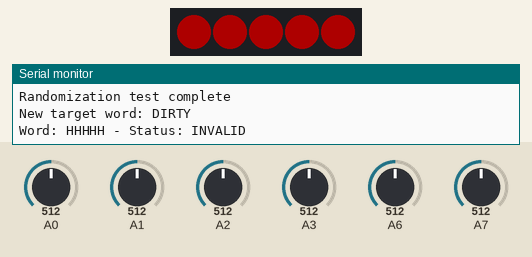
This sketch was run on a simulated Arduino Nano, built with avr-gcc and run on an emulated ATmega328P. Parts: 5 RGB LEDs in strip order, left to right, the last lines printed to the serial monitor. Inputs (shaded band) come from the test bench; at power-on: A6 = 512, A0 = 512, A1 = 512, A2 = 512, A3 = 512, A7 = 512. Dim RGB values are drawn brighter than linear; random numbers use the default seed unless the sketch sets one; EEPROM starts erased.

Above: at 2.9 s.
3.0 s: A6 set to 716
At 4.2 s:
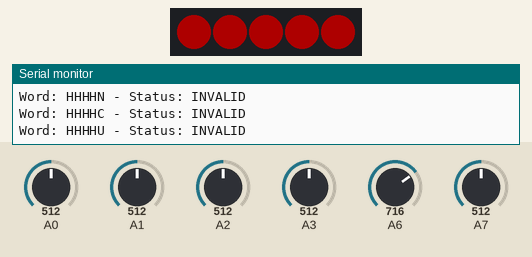
4.5 s: A0 set to 23
6.0 s: A0 set to 19
At 7.2 s:
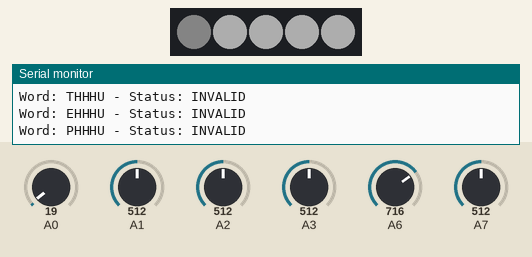
7.5 s: A1 set to 15
At 8.2 s:
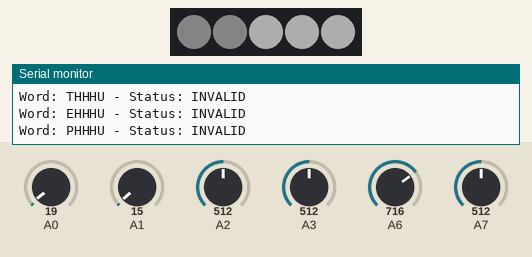
9.0 s: A2 set to 15
At 9.5 s:
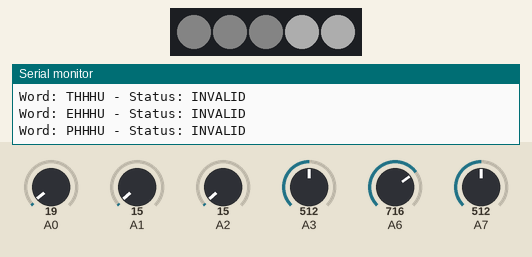
10.5 s: A3 set to 15
At 11.8 s:
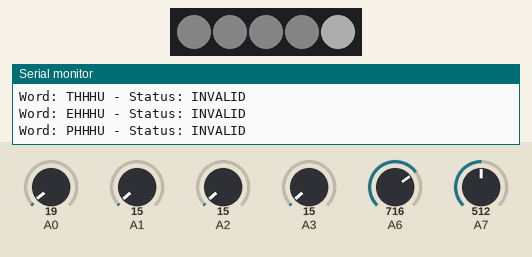
Timing chart, 0 to 13.0 s (numbered marks = the images above; inputs shaded):
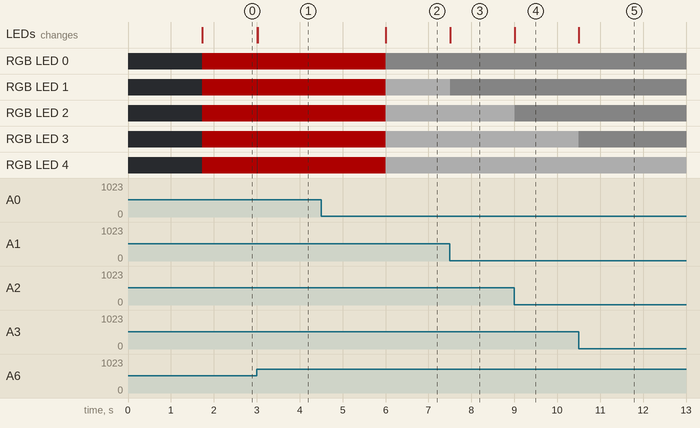

The sketch:

arduino_sketch.ino
```cpp
#include <avr/power.h>

// The Nano has a 16 MHz crystal. Divide it by two before the Arduino runtime
// initializes so timers, serial, and FastLED all operate at the 8 MHz
// frequency supplied to the compiler by upload.sh/Makefile.
#if F_CPU != 8000000L
#error "Phyrdle must be compiled with F_CPU=8000000L"
#endif

void initClockPrescaler() __attribute__((naked, section(".init3"), used));
void initClockPrescaler() {
  clock_prescale_set(clock_div_2);
}

#if defined(PHYRDLE_RESISTOR_DIAGNOSTIC) && PHYRDLE_RESISTOR_DIAGNOSTIC
#include "resistor_diagnostic.h"
#else

#include "dictionary.h" // Include our new dictionary header
#include "letter_identify.h"

// LED strip selection:
//   false = 3-pin WS2812B strip on THREE_PIN_LED_DATA_PIN
//   true  = 4-pin APA102/DotStar-style strip with DI/CI pins below
#define USE_FOUR_PIN_LED_STRIP true
#define THREE_PIN_LED_DATA_PIN 2
#define FOUR_PIN_LED_DATA_PIN 11  // DI
#define FOUR_PIN_LED_CLOCK_PIN 13 // CI

#include "lighting.h" // Include the lighting header
#include "logging.h"
#include "rng_seed.h"
#include "slot.h"
#include <FastLED.h>

#define CHECK_INTERVAL 5 // milliseconds between input scans
#define WIN_ANIMATION_INTERVAL 100 // preserve the current rainbow speed
#define SLOT_COUNT 5
#define WIN_TIMEOUT 8000  // 8 seconds in milliseconds
#define LOG_INTERVAL 1000 // 1 second in milliseconds
#define ENABLE_RUNTIME_DIAGNOSTICS false

// Forward declaration of global variables
extern Dictionary dictionary;
extern Slot slots[];

// Variables to track win state
bool gameWon = false;
unsigned long winTimestamp = 0;
unsigned long lastLogTimestamp = 0; // For controlling log frequency
String lastReportedWord = "";       // Avoid repeatedly logging an unchanged word

class Word {
private:
  Slot *slots;
  int slotCount;
  String word;

public:
  enum WordStatus {
    INCOMPLETE, // One or more slots are empty
    INVALID,    // All slots have letters but the word is not in the dictionary
    VALID       // All slots have letters and the word is in the dictionary
  };

  WordStatus status;

  // Constructor
  Word(Slot *s, int count) {
    slots = s;
    slotCount = count;
    updateWord();
  }

  // Update the word based on current slot letters
  void updateWord() {
    word = "";
    bool hasEmptySlot = false;

    // Concatenate letters from all slots
    for (int i = 0; i < slotCount; i++) {
      if (slots[i].letter == "") {
        hasEmptySlot = true;
      } else {
        word += slots[i].letter;
      }
    }

    // Determine word status
    if (hasEmptySlot) {
      status = INCOMPLETE;
    } else if (word.length() == slotCount && dictionary.isValid(word)) {
      status = VALID;
    } else {
      status = INVALID;
    }
  }

  // Get the current word
  String getWord() { return word; }
};

class Result {
private:
  Word *wordPtr;
  String targetWord;
  Slot *slots;

public:
  // Constructor
  Result(Word *w, String target, Slot *s) {
    wordPtr = w;
    targetWord = target;
    slots = s;
    evaluateWord();
  }

  // Evaluate the word and update slot states
  void evaluateWord() {
    // Handle based on word status
    switch (wordPtr->status) {
    case Word::INCOMPLETE:
      // For incomplete words, keep slots as EMPTY or FULL
      // This is already handled by the Slot::readLetter() method
      break;

    case Word::INVALID:
      // For invalid words, mark all slots as INVALID
      for (int i = 0; i < SLOT_COUNT; i++) {
        slots[i].state = INVALID;
      }
      break;

    case Word::VALID:
      // For valid words, evaluate each letter against the target word
      evaluateLetters();
      break;
    }
  }

  // Evaluate each letter against the target word
  void evaluateLetters() {
    String currentWord = wordPtr->getWord();

    // First pass: mark correct letters
    for (int i = 0; i < SLOT_COUNT; i++) {
      if (i < currentWord.length() && i < targetWord.length()) {
        if (currentWord[i] == targetWord[i]) {
          slots[i].state = CORRECT;
        }
      }
    }

    // Second pass: mark misplaced and absent letters
    for (int i = 0; i < SLOT_COUNT; i++) {
      // Skip already marked correct letters
      if (slots[i].state == CORRECT)
        continue;

      if (i < currentWord.length()) {
        // Check if the letter exists elsewhere in the target word
        bool found = false;
        for (int j = 0; j < targetWord.length(); j++) {
          if (currentWord[i] == targetWord[j] && j != i) {
            found = true;
            break;
          }
        }

        if (found) {
          slots[i].state = MISPLACED;
        } else {
          slots[i].state = ABSENT;
        }
      }
    }

    // Check if all letters are correct (win condition)
    bool allCorrect = true;
    for (int i = 0; i < SLOT_COUNT; i++) {
      if (slots[i].state != CORRECT) {
        allCorrect = false;
        break;
      }
    }

    if (allCorrect) {
      // Set all slots to WIN state
      for (int i = 0; i < SLOT_COUNT; i++) {
        slots[i].state = WIN;
      }
    }
  }
};

class Board {
public:
  // Constructor
  Board() {
    // Nothing to initialize here
  }

  // Light up the slots based on their current state
  void light(Slot slots[], int slotCount) {
    // Use the updateSlotLEDs function from lighting.h
    updateSlotLEDs(slots, slotCount);
  }
};

// Global variables
Dictionary dictionary; // initialize a global dictionary
Board board;
String targetWord;
Slot slot1(A0); // Using analog pin A0
Slot slot2(A1); // Using analog pin A1
Slot slot3(A2); // Using analog pin A2
Slot slot4(A3); // Using analog pin A3
Slot slot5(A6); // Using analog pin A6
Slot slots[SLOT_COUNT] = {slot1, slot2, slot3, slot4, slot5};

// Function to test randomization by printing multiple random words
void testRandomization() {
  Serial.println("Testing randomization - printing 10 random words:");

  for (int i = 0; i < 10; i++) {
    // Get a random word
    String word = dictionary.randomWord();

    // Print the word
    Serial.print(i + 1);
    Serial.print(": ");
    Serial.println(word);

    // Small delay
    delay(50);
  }

  Serial.println("Randomization test complete");
}

void setup() {
  analogReference(DEFAULT);

  // Initialize serial communication
  Serial.begin(9600);

  // Wait a moment for the serial connection to establish
  delay(1000);

  // Initialize timestamp for logging
  lastLogTimestamp = millis();

  // Print a test message
  Serial.println("Phyrdle starting up...");
  Serial.print("Hardware profile: ");
  Serial.println(HARDWARE_PROFILE_NAME);
  Serial.println("Serial monitor test - if you can see this, serial "
                 "communication is working!");

  // Seed once per boot. Later games draw the next word from this sequence.
  seedRandomOnce();

  // Test randomization
  testRandomization();

  // Initialize the game with a random word
  resetGame();

  // Initialize the LED lighting
  setupLighting();
}

void loop() {
  // Current time
  unsigned long currentTime = millis();

  // Check if we're in a win state and if the timeout has elapsed
  if (gameWon && (currentTime - winTimestamp >= WIN_TIMEOUT)) {
    // Reset the game after win timeout
    resetGame();
    Serial.println("Game reset with new word after win!");
  }

  // If game is won, update with rainbow animation and skip the rest of the loop
  if (gameWon) {
    // Use the rainbow animation instead of the regular LED update
    updateRainbowAnimation();
    delay(WIN_ANIMATION_INTERVAL);
    return;
  }

  // Read the state of each slot and identify letters
  for (int i = 0; i < SLOT_COUNT; i++) {
    slots[i].readLetter();
  }

  // Check if all slots have letters (potential word to check)
  bool allSlotsHaveLetters = true;
  for (int i = 0; i < SLOT_COUNT; i++) {
    // A slot's state is also used for Wordle result colors. Its accepted
    // letter is the single source of truth for physical occupancy.
    if (slots[i].letter.length() == 0) {
      allSlotsHaveLetters = false;
      break;
    }
  }

  // If all slots have letters, check the word
  if (allSlotsHaveLetters) {
    check_word();
  } else {
    lastReportedWord = "";
    // Otherwise, just update LEDs based on current slot states
    board.light(slots, SLOT_COUNT);
  }

  // Log only once per second
  if (ENABLE_RUNTIME_DIAGNOSTICS &&
      currentTime - lastLogTimestamp >= LOG_INTERVAL) {
    // Print target word
    Serial.print("Target word: ");
    Serial.println(targetWord);

    // Use the logging function to print slot states and identified letters
    printSlotStates(slots, SLOT_COUNT);

    // Update the last log timestamp
    lastLogTimestamp = currentTime;
  }

  // Add a delay to avoid flooding the serial monitor
  delay(CHECK_INTERVAL);
}

void check_word() {
  // Create a Word object from the slots
  Word currentWord(slots, SLOT_COUNT);

  // Create a Result object to evaluate the word against the target
  Result result(&currentWord, targetWord, slots);

  // Light up the board based on the evaluation
  board.light(slots, SLOT_COUNT);

  String currentWordText = currentWord.getWord();

  // Only log when the completed word changes. Reprinting it on every fast
  // input scan can fill the serial buffer and delay subsequent ADC reads.
  if (currentWord.status != Word::INCOMPLETE &&
      currentWordText != lastReportedWord) {
    Serial.print("Word: ");
    Serial.print(currentWordText);
    Serial.print(" - Status: ");

    switch (currentWord.status) {
    case Word::INCOMPLETE:
      Serial.println("INCOMPLETE");
      break;
    case Word::INVALID:
      Serial.println("INVALID");
      break;
    case Word::VALID:
      Serial.println("VALID");
      break;
    }

    lastReportedWord = currentWordText;
  }

  // Check if the game has been won
  bool allWin = true;
  for (int i = 0; i < SLOT_COUNT; i++) {
    if (slots[i].state != WIN) {
      allWin = false;
      break;
    }
  }

  // If all slots are in WIN state, set the game to won and record the timestamp
  if (allWin) {
    gameWon = true;
    winTimestamp = millis();

    // Always log win messages
    Serial.println("Game won! Resetting in 3 seconds...");
  }
}

// Function to reset the game with a new word
void resetGame() {
  // Reset game state
  gameWon = false;

  // Reset logging timestamp
  lastLogTimestamp = millis();

  // Reset LED brightness back to normal
  FastLED.setBrightness(50);

  // Pick a new target word. The RNG is seeded once in setup().
  targetWord = dictionary.randomWord();

  // Always log the new target word
  Serial.print("New target word: ");
  Serial.println(targetWord);

  // Reset all slots to EMPTY state
  for (int i = 0; i < SLOT_COUNT; i++) {
    slots[i].reset();
  }
}

#endif // PHYRDLE_RESISTOR_DIAGNOSTIC
```

adc_average.h
```cpp
#ifndef ADC_AVERAGE_H
#define ADC_AVERAGE_H
#include <stdint.h>

// Eight scans at ~5 ms spacing: ~40 ms to fully follow a changed input.
// Reset after a long scan interruption rather than blend stale tile readings.
class AdcAverage {
  uint16_t values[8] = {};
  uint16_t sum = 0;
  uint8_t next = 0, count = 0;
  uint32_t last = 0;
  bool wasEmpty = true;
public:
  void reset() { sum = 0; next = 0; count = 0; }
  uint16_t update(uint16_t raw, uint32_t now, uint16_t emptyThreshold = 0) {
    const bool empty = raw <= emptyThreshold;
    // Never average an empty slot together with an inserted tile.
    if (count && (empty != wasEmpty || uint32_t(now-last) > 25)) reset();
    wasEmpty = empty;
    last = now;
    if (count == 8) sum -= values[next];
    else ++count;
    values[next] = raw;
    sum += raw;
    next = (next + 1) % 8;
    return (sum + count/2) / count;
  }
};
#endif
```

dictionary.h
```cpp
#ifndef DICTIONARY_H
#define DICTIONARY_H

#include <Arduino.h>
#include <avr/pgmspace.h>
#include "word_list.h" // Include the word list header

// Define the word length constant
const int WORD_LENGTH = 5;

class Dictionary {
  private:
    char buffer[WORD_LENGTH + 1]; // Buffer to hold a word from PROGMEM

    // Helper function to load a word from PROGMEM into RAM
    void loadWord(int index) {
      // Calculate the starting position of the word in the packed array
      int position = index * WORD_LENGTH;

      // Copy the word from PROGMEM to RAM buffer
      for (int i = 0; i < WORD_LENGTH; i++) {
        buffer[i] = pgm_read_byte(&WORD_PACK[position + i]);
      }
      buffer[WORD_LENGTH] = '\0'; // Add null terminator
    }

    // Binary search for a word in the packed dictionary
    // Returns true if found, false otherwise
    bool binarySearch(const String &word) {
      int low = 0;
      int high = WORD_COUNT - 1;

      while (low <= high) {
        int mid = low + (high - low) / 2;

        // Load the middle word
        loadWord(mid);

        // Compare with the target word
        int comparison = word.compareTo(buffer);

        if (comparison == 0) {
          return true; // Word found
        } else if (comparison > 0) {
          low = mid + 1; // Search in the right half
        } else {
          high = mid - 1; // Search in the left half
        }
      }

      return false; // Word not found
    }

  public:
    // Constructor
    Dictionary() {
      // No initialization needed here - randomization is seeded once in setup()
    }

    // Get a random word from the list
    String randomWord() {
      int index = random(WORD_COUNT);
      loadWord(index);
      return String(buffer);
    }

    // Check if a word is valid (exists in our dictionary)
    bool isValid(String word) {
      // Convert input to uppercase for comparison
      word.toUpperCase();

      // Accept regular plural-looking guesses without adding them to the
      // target-answer dictionary. This covers -s, -es, and -ies endings.
      if (word.length() == WORD_LENGTH && word[WORD_LENGTH - 1] == 'S') {
        return true;
      }

      // Use binary search for all other guesses.
      return binarySearch(word);
    }

    // Get word at specific index (useful for testing)
    String getWordAt(int index) {
      if (index >= 0 && index < WORD_COUNT) {
        loadWord(index);
        return String(buffer);
      }
      return "";
    }
};

#endif // DICTIONARY_H
```

hardware_profile.h
```cpp
#ifndef HARDWARE_PROFILE_H
#define HARDWARE_PROFILE_H

#include <Arduino.h>

// Hardware profile IDs. Change PHYRDLE_HARDWARE_PROFILE to select the
// resistor configuration that will be compiled and uploaded from the IDE.
#define PHYRDLE_PROFILE_LEGACY_1K 1
#define PHYRDLE_PROFILE_WIDE_4K7 2
#define PHYRDLE_PROFILE_YAGEO_10K 3

// ---------------------------------------------------------------------------
// Active hardware profile -- change this one line in the Arduino IDE.
// ---------------------------------------------------------------------------
#ifndef PHYRDLE_HARDWARE_PROFILE
#define PHYRDLE_HARDWARE_PROFILE PHYRDLE_PROFILE_YAGEO_10K
#endif

struct LetterAdcRange {
  uint16_t minimum;
  uint16_t maximum;
  char letter;
};

// CLI uploaders discover profile headers directly; IDE numeric defaults still work.
#ifdef PHYRDLE_PROFILE_FILE
#define PHYRDLE_STRINGIFY_INNER(value) #value
#define PHYRDLE_STRINGIFY(value) PHYRDLE_STRINGIFY_INNER(value)
#include PHYRDLE_STRINGIFY(PHYRDLE_PROFILE_FILE)
#elif PHYRDLE_HARDWARE_PROFILE == PHYRDLE_PROFILE_LEGACY_1K
#include "profiles/legacy_1k.h"
#elif PHYRDLE_HARDWARE_PROFILE == PHYRDLE_PROFILE_WIDE_4K7
#include "profiles/wide_4k7.h"
#elif PHYRDLE_HARDWARE_PROFILE == PHYRDLE_PROFILE_YAGEO_10K
#include "profiles/yageo_10k.h"
#else
#error "Unknown PHYRDLE_HARDWARE_PROFILE selection"
#endif

#endif // HARDWARE_PROFILE_H
```

letter_identify.h
```cpp
#ifndef LETTER_IDENTIFY_H
#define LETTER_IDENTIFY_H

#include <Arduino.h>
#include "hardware_profile.h"

// Return an empty string for an empty slot, the identified letter for a valid
// range, or "?" for an unrecognized reading between configured ranges.
String identify(int analogReading) {
  if (analogReading <= EMPTY_SLOT_MAX_ADC) {
    return "";
  }

  for (uint8_t i = 0; i < LETTER_ADC_RANGE_COUNT; i++) {
    uint16_t minimum = pgm_read_word(&LETTER_ADC_RANGES[i].minimum);
    uint16_t maximum = pgm_read_word(&LETTER_ADC_RANGES[i].maximum);

    if (analogReading >= minimum && analogReading <= maximum) {
      return String((char)pgm_read_byte(&LETTER_ADC_RANGES[i].letter));
    }
  }

  return "?";
}

#endif // LETTER_IDENTIFY_H
```

slot.h
```cpp
#ifndef SLOT_H
#define SLOT_H

#include <Arduino.h>
#include "adc_average.h"
#include "letter_identify.h"  // Include the letter identification header

// Slot states
enum slotState {
  EMPTY,    // no tile in the slot, show a dim white light
  FULL,     // a tile in this slot but other slots are empty, show a bright white light
  MISPLACED, // the letter is in the word, but not here, orange light
  CORRECT,  // this letter is here, green light
  ABSENT,   // this letter isn't in the word, red light
  WIN,      // win, game over, rainbow
  INVALID   // word doesn't exist in the database, blink red lights
};

// Slot class
class Slot {
  public:
    int pin;
    slotState state;
    String letter;
    AdcAverage adcAverage;
    int rawValue = 0;
    int signalValue; // Store the current analog signal value

    // Constructor with default values
    Slot() : pin(0), state(EMPTY), letter(""), signalValue(0) {}

    // Constructor with pin
    Slot(int p) : pin(p), state(EMPTY), letter(""), signalValue(0) {}

    void reset() {
      state = EMPTY;
      letter = "";
      signalValue = 0;
      rawValue = 0;
      adcAverage.reset();
    }

    // Method to read analog signal and identify letter
    void readLetter() {
      rawValue = analogRead(pin);
      signalValue = adcAverage.update(rawValue, millis(), EMPTY_SLOT_MAX_ADC);
      letter = identify(signalValue);
      state = letter.length() > 0 ? FULL : EMPTY;
    }
};

#endif // SLOT_H
```

Source omitted: lighting.h (4214 bytes), logging.h (2296 bytes), yageo_10k.h (2160 bytes), rng_seed.h (3076 bytes), word_list.h (21794 bytes)

Measured:
- the behaviour switches between 21 and 20 on A0 (found by bisection; images 1 and 2)
- after the input at 3.0 s, RGB LED 0–4: RGB(50, 0, 0) → off at once, → RGB(50, 0, 0) 0.01 s later; the LEDs: first change at once (image 1 shows a later state)
- after the input at 6.0 s, RGB LED 0: RGB(50, 0, 0) → RGB(7, 7, 7) at once; RGB LED 1–4: RGB(50, 0, 0) → RGB(50, 50, 50) at once; the LEDs: change at once (image 2)
- after the input at 7.5 s, RGB LED 1: RGB(50, 50, 50) → RGB(7, 7, 7) at once; the LEDs: change at once (image 3)
- after the input at 9.0 s, RGB LED 2: RGB(50, 50, 50) → RGB(7, 7, 7) at once; the LEDs: change at once (image 4)
- after the input at 10.5 s, RGB LED 3: RGB(50, 50, 50) → RGB(7, 7, 7) at once; the LEDs: change at once (image 5)
